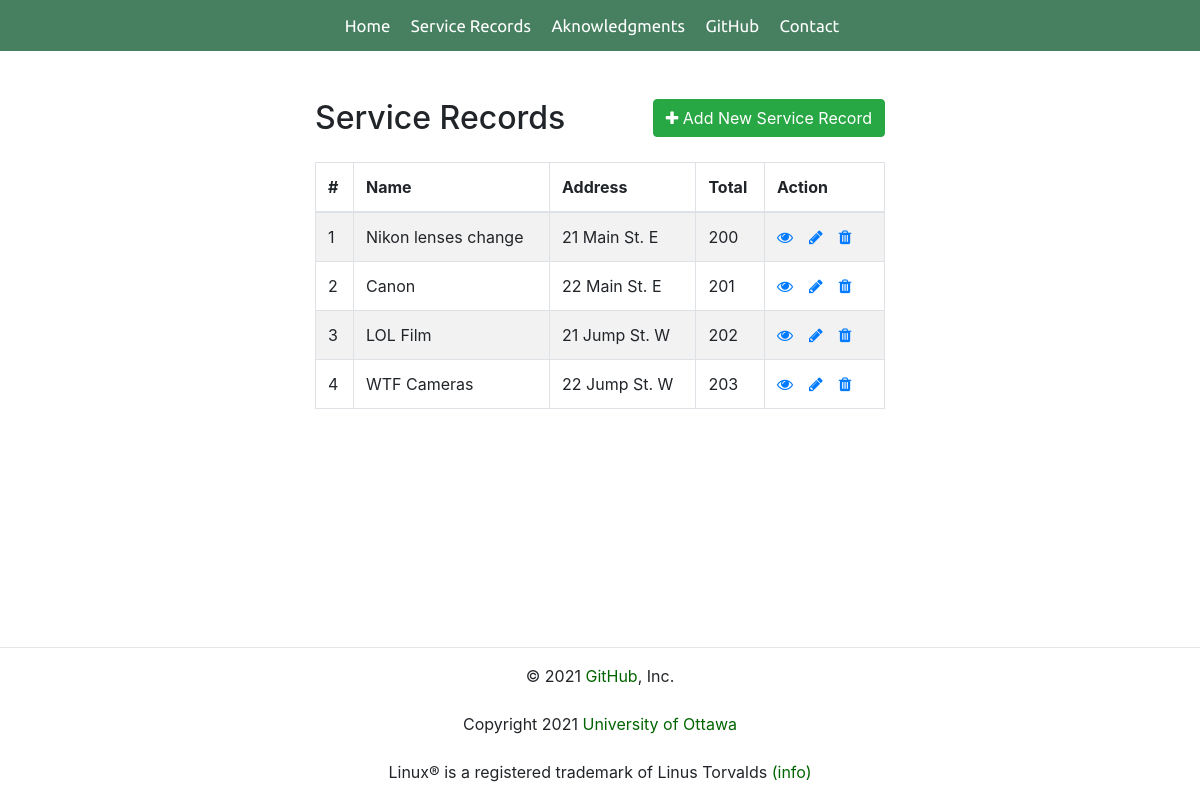
The page / on the database its author committed.
### tables this page shows
CREATE TABLE `employees` (
  `id` int(11) NOT NULL AUTO_INCREMENT,
  `name` varchar(100) NOT NULL,
  `address` varchar(255) NOT NULL,
  `salary` int(10) NOT NULL,
  PRIMARY KEY (`id`)
);

### index.php (the view, shortened to what this page needs)
<!DOCTYPE html>
<html lang="en">
<head>
    <link rel="stylesheet" href="https://stackpath.bootstrapcdn.com/bootstrap/4.5.2/css/bootstrap.min.css">
    <link rel="stylesheet" href="https://maxcdn.bootstrapcdn.com/font-awesome/4.7.0/css/font-awesome.min.css">
</head>
<body>
		 <nav class="navbar navbar-expand-sm bg-dark navbar-dark">
		  <div class="container-fluid justify-content-center">
				<div class="navbar-header">
					<a class="navbar-brand" href="index.html">Home</a>
					<a class="navbar-brand" href="index.php">Service Records</a>
					<a class="navbar-brand" href="aglm.html">Aknowledgments</a>
					<a class="navbar-brand" href="git.html">GitHub</a>
					<a class="navbar-brand" href="contact.html">Contact</a>
				</div>
		  </div>
		</nav>
    <div class="wrapper">
        <div class="container-fluid">
            <div class="row">
                <div class="col-md-12">
                    <div class="mt-5 mb-3 clearfix">
                        <h2 class="pull-left">Service Records</h2>
                        <a href="create.php" class="btn btn-success pull-right"><i class="fa fa-plus"></i> Add New Service Record</a>
                    </div>
                    <?php
                    require_once "config.php";
                    $sql = "SELECT * FROM employees";
                    if($result = mysqli_query($link, $sql)){
                        if(mysqli_num_rows($result) > 0){
                            echo '<table class="table table-bordered table-striped">';
                                echo "<thead>";
                                    echo "<tr>";
                                        echo "<th>#</th>";
                                        echo "<th>Name</th>";
                                        echo "<th>Address</th>";
                                        echo "<th>Total</th>";
                                        echo "<th>Action</th>";
                                    echo "</tr>";
                                echo "</thead>";
                                echo "<tbody>";
                                while($row = mysqli_fetch_array($result)){
                                    echo "<tr>";
                                        echo "<td>" . $row['id'] . "</td>";
                                        echo "<td>" . $row['name'] . "</td>";
                                        echo "<td>" . $row['address'] . "</td>";
                                        echo "<td>" . $row['salary'] . "</td>";
                                        echo "<td>";
                                            echo '<a href="read.php?id='. $row['id'] .'" class="mr-3" title="View Record" data-toggle="tooltip"><span class="fa fa-eye"></span></a>';
                                            echo '<a href="update.php?id='. $row['id'] .'" class="mr-3" title="Update Record" data-toggle="tooltip"><span class="fa fa-pencil"></span></a>';
                                            echo '<a href="delete.php?id='. $row['id'] .'" title="Delete Record" data-toggle="tooltip"><span class="fa fa-trash"></span></a>';
                                        echo "</td>";
                                    echo "</tr>";
                                }
                                echo "</tbody>";
                            echo "</table>";
                        } else{
                            echo '<div class="alert alert-danger"><em>No records were found.</em></div>';
                        }
                    } else{
                        echo "Oops! Something went wrong. Please try again later.";
                    }
                    ?>
                </div>
            </div>
        </div>
    <footer class="text-center mt-auto fixed-bottom">
  <hr>
  <p>
© 2021 <a href="https://docs.github.com/en" style="color: darkgreen; text-decoration: none;" target="_blank">GitHub</a>, Inc.
<br><br>Copyright 2021 <a href="https://www.uottawa.ca/" style="color: darkgreen; text-decoration: none;" target="_blank">University of Ottawa</a>
<br><br>Linux® is a registered trademark of Linus Torvalds <a href="https://www.linuxfoundation.org/the-linux-mark/" style="color: darkgreen; text-decoration: none;" target="_blank">(info)</a>
</p>
</footer>
</body>
</html>

### index.php (style rules this page uses)
.wrapper { width: 600px; margin: 0 auto; }
table tr td:last-child { width: 120px; }
.bg-dark { background-color: #478061 !important; }
.navbar-brand { font-family: Ubuntu, Helvetica, sans-serif; font-size: 16.8px; }

### rows shown on the page
employees: id "1", name "Nikon lenses change", address "21 Main St. E", salary "200"
employees: id "2", name "Canon", address "22 Main St. E", salary "201"
employees: id "3", name "LOL Film", address "21 Jump St. W", salary "202"
employees: id "4", name "WTF Cameras", address "22 Jump St. W", salary "203"
